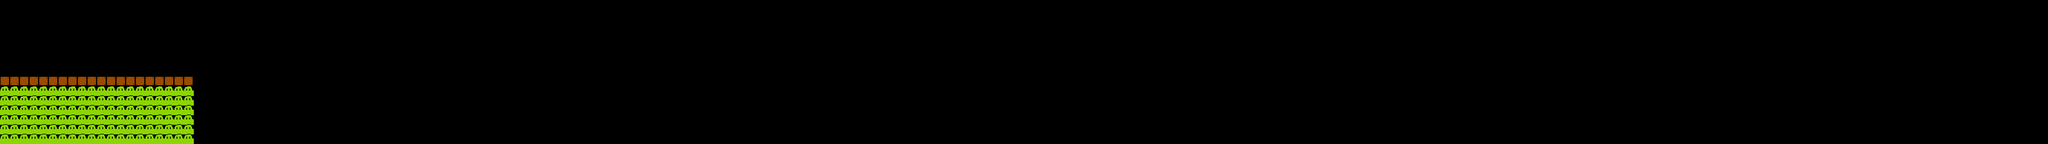

Tiled map render using the project's own tile images. Description and the map definition, with tile-layer contents summarised, below:
An orthogonal 212x15 tile map with 16x16 px tiles, 1 tile layer (Tile Layer 1) and 9 objects.

<map version="1.0" orientation="orthogonal" renderorder="right-down" width="212" height="15" tilewidth="16" tileheight="16" nextobjectid="28">
 <tileset firstgid="1" name="tileset_gutter" tilewidth="17" tileheight="17" spacing="1" margin="1" tilecount="924">
  <image source="tileset_gutter.png" trans="ff00ff" width="594" height="504" />
 </tileset>
 <layer name="Tile Layer 1" width="212" height="15">
  <data>[3180 cells, 3180 non-empty, 3 distinct tile ids]</data>
 </layer>
 <objectgroup name="TestLayer" visible="0">
  <object id="2" x="16" y="148" width="128" height="54.6667" />
  <object id="3" x="310.667" y="109.333" />
  <object id="4" x="32" y="109.333" width="24" height="17.3333" />
  <object id="5" x="26.6667" y="217.333" width="25.3333" height="16">
   <ellipse />
  </object>
  <object id="6" x="18.6667" y="70.6667">
   <polygon points="0,0 48,-28 57.3333,30.6667" />
  </object>
  <object id="7" x="106.667" y="81.3333">
   <polyline points="0,0 -5.33333,53.3333 58.6667,48 65.3333,-1.33333 -0.0833333,-0.0833333" />
  </object>
 </objectgroup>
 <objectgroup name="Bricks">
  <object id="23" x="1" y="128.667" width="319" height="13.6667" />
  <object id="24" x="48" y="49" width="16" height="14">
   <properties>
    <property name="bodyType" value="static" />
    <property name="test" value="1" />
   </properties>
  </object>
  <object id="25" x="96.6667" y="49" width="15" height="13.6667">
   <properties>
    <property name="bodyType" value="dynamic" />
    <property name="test" value="2" />
   </properties>
  </object>
 </objectgroup>
</map>
